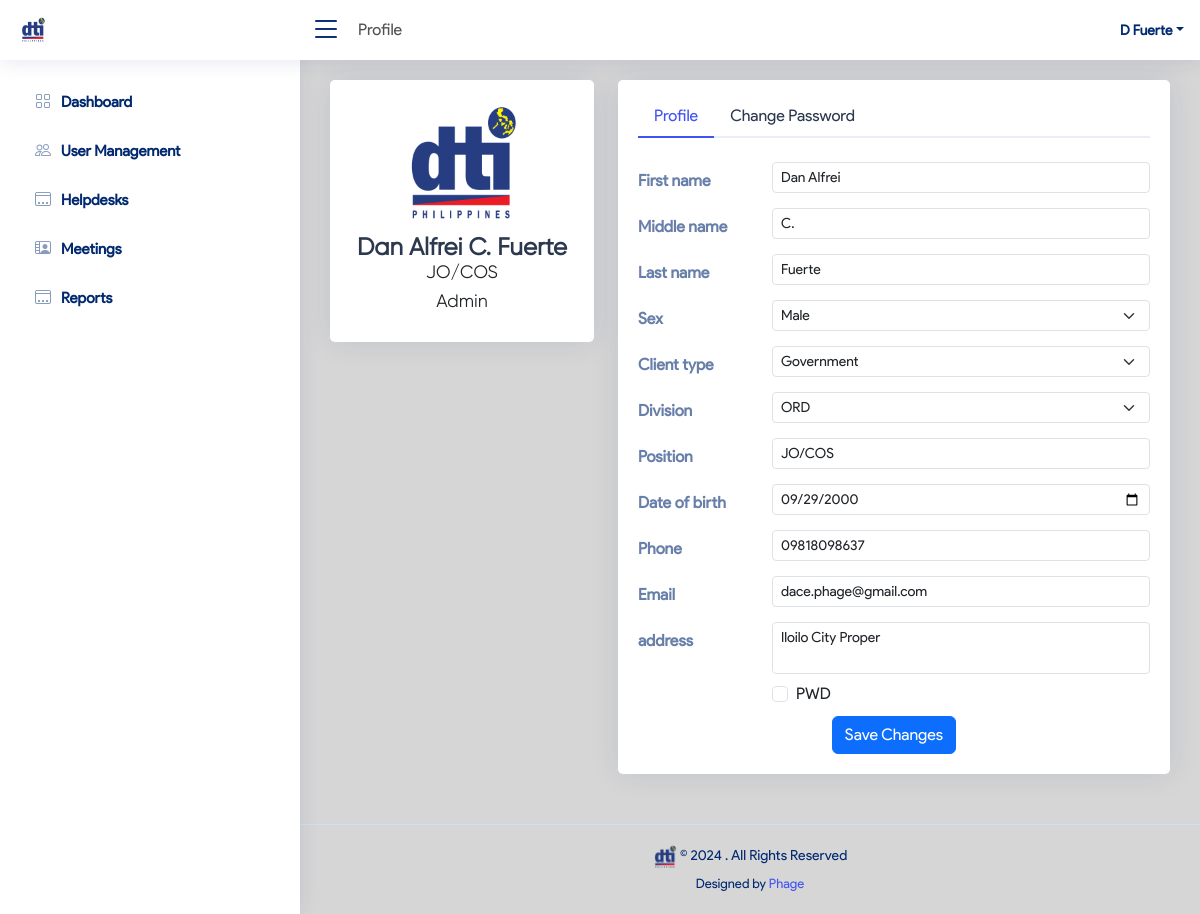
Page /profile.php (signed in) on the committed database.
### tables this page shows
CREATE TABLE `users` (
  `id` int NOT NULL AUTO_INCREMENT,
  `id_number` varchar(150) DEFAULT NULL,
  `first_name` varchar(150) DEFAULT NULL,
  `middle_name` varchar(150) DEFAULT NULL,
  `last_name` varchar(150) DEFAULT NULL,
  `position` varchar(150) DEFAULT NULL,
  `division_id` int DEFAULT NULL,
  `client_type_id` int DEFAULT '3',
  `date_birth` date DEFAULT NULL,
  `sex` enum('Male','Female') DEFAULT NULL,
  `pwd` tinyint DEFAULT '0',
  `phone` varchar(150) DEFAULT NULL,
  `email` varchar(150) DEFAULT NULL,
  `address` varchar(150) DEFAULT NULL,
  `username` varchar(150) DEFAULT NULL,
  `password` varchar(255) DEFAULT NULL,
  `temp_password` varchar(255) DEFAULT NULL,
  `temp_password_exp` timestamp NULL DEFAULT NULL,
  `active` tinyint DEFAULT '1',
  `role_id` int DEFAULT '4',
  `created_at` timestamp NULL DEFAULT CURRENT_TIMESTAMP,
  `updated_at` timestamp NULL DEFAULT CURRENT_TIMESTAMP ON UPDATE CURRENT_TIMESTAMP,
  PRIMARY KEY (`id`),
  UNIQUE KEY `id_UNIQUE` (`id`),
  KEY `fk_users_divisions1_idx` (`division_id`),
  KEY `fk_users_roles1_idx` (`role_id`),
  KEY `fk_users_client_types1_idx` (`client_type_id`),
  CONSTRAINT `fk_users_client_types1` FOREIGN KEY (`client_type_id`) REFERENCES `client_types` (`id`) ON DELETE SET NULL ON UPDATE CASCADE,
  CONSTRAINT `fk_users_division` FOREIGN KEY (`division_id`) REFERENCES `divisions` (`id`) ON DELETE SET NULL ON UPDATE CASCADE,
  CONSTRAINT `fk_users_role` FOREIGN KEY (`role_id`) REFERENCES `roles` (`id`) ON DELETE SET NULL ON UPDATE CASCADE
);

CREATE TABLE `roles` (
  `id` int NOT NULL AUTO_INCREMENT,
  `role` varchar(150) DEFAULT NULL,
  `role_desc` text,
  PRIMARY KEY (`id`),
  UNIQUE KEY `id_UNIQUE` (`id`)
);

CREATE TABLE `client_types` (
  `id` int NOT NULL AUTO_INCREMENT,
  `client_type` varchar(150) DEFAULT NULL,
  `client_type_desc` text,
  PRIMARY KEY (`id`),
  UNIQUE KEY `id_UNIQUE` (`id`)
);

CREATE TABLE `divisions` (
  `id` int NOT NULL AUTO_INCREMENT,
  `division` varchar(150) DEFAULT NULL,
  `division_desc` text,
  PRIMARY KEY (`id`),
  UNIQUE KEY `id_UNIQUE` (`id`)
);

### assets/components/includes/session.php (called while the page is built, shortened)
<?php
require_once 'assets/components/includes/conn.php';
if ($protected == true) {
    if (isset($_SESSION['id'])) {
        $query = "SELECT *
        FROM users u
        LEFT JOIN divisions d ON u.division_id = d.id
        LEFT JOIN client_types ct ON u.client_type_id = ct.id
        LEFT JOIN roles r ON u.role_id = r.id
        WHERE u.id = ? AND u.active = 1";
        $result = $conn->execute_query($query, [$_SESSION['id']]);
        if ($result && $result->num_rows > 0) {
            $acc = $result->fetch_object();
        } else {
            header('Location: assets/components/includes/logout.php');
            exit();
        }
    } else {
        header('Location: login.php');
        exit();
    }
}

### profile.php (the view, shortened to what this page needs)
<?php $page = "Profile" ?>
<?php require_once "assets/components/templates/header.php"; ?>
<?php require_once "assets/components/templates/topbar.php"; ?>
<?php require_once "assets/components/templates/sidebar.php"; ?>
<main id="main" class="main">
  <section class="section profile">
    <div class="row">
      <div class="col-xl-4">
        <div class="card">
          <div class="card-body profile-card pt-4 d-flex flex-column align-items-center">
            <img src="assets\img\apple-touch-icon.png" alt="Profile">
            <h2>
              <?= $acc->first_name ?>
              <?= $acc->middle_name ?>
              <?= $acc->last_name ?>
            </h2>
            <h3>
              <?= $acc->position ?>
            </h3>
            <h3>
              <?= $acc->role ?>
            </h3>
          </div>
        </div>
      </div>
      <div class="col-xl-8">
        <div class="card">
          <div class="card-body pt-3">
            <ul class="nav nav-tabs nav-tabs-bordered">
              <li class="nav-item">
                <button class="nav-link active" data-bs-toggle="tab" data-bs-target="#profile-edit">Profile</button>
              </li>
              <li class="nav-item">
                <button class="nav-link" data-bs-toggle="tab" data-bs-target="#profile-change-password">Change
                  Password</button>
              </li>
            </ul>
            <div class="tab-content pt-2">
              <div class="tab-pane fade show active profile-edit pt-3" id="profile-edit">
                <form class="needs-validation">
                  <div class="row mb-2">
                    <label for="first_name" class="col-md-4 col-lg-3 col-form-label">First name</label>
                    <div class="col-md-8 col-lg-9">
                      <input name="first_name" type="text" class="form-control form-control-sm" id="first_name"
                        value="<?= $acc->first_name ?>">
                    </div>
                  </div>
                  <div class="row mb-2">
                    <label for="middle_name" class="col-md-4 col-lg-3 col-form-label">Middle name</label>
                    <div class="col-md-8 col-lg-9">
                      <input name="middle_name" type="text" class="form-control form-control-sm" id="middle_name"
                        value="<?= $acc->middle_name ?>">
                    </div>
                  </div>
                  <div class="row mb-2">
                    <label for="last_name" class="col-md-4 col-lg-3 col-form-label">Last name</label>
                    <div class="col-md-8 col-lg-9">
                      <input name="last_name" type="text" class="form-control form-control-sm" id="last_name"
                        value="<?= $acc->last_name ?>">
                    </div>
                  </div>
                  <div class="row mb-2">
                    <label for="sex" class="col-md-4 col-lg-3 col-form-label">Sex</label>
                    <div class="col-md-8 col-lg-9">
                      <select name="sex" type="text" class="form-select form-select-sm" id="sex">
                        <option value="Male">Male</option>
                      </select>
                    </div>
                  </div>
                  <div class="row mb-2">
                    <label for="client_type_id" class="col-md-4 col-lg-3 col-form-label">Client type</label>
                    <div class="col-md-8 col-lg-9">
                      <select name="client_type_id" type="text" class="form-select form-select-sm" id="client_type_id">
                        <?php
                        $query = $conn->query("SELECT * FROM client_types ORDER BY client_type");
                        while ($row = $query->fetch_object()) {
                          ?>
                          <option value="<?= $row->id ?>" <?= $acc->client_type_id == $row->id ? 'selected' : '' ?>>
                            <?= $row->client_type ?>
                          </option>
                          <?php
                        }
                        ?>
                      </select>
                    </div>
                  </div>
                  <div class="row mb-2">
                    <label for="division_id" class="col-md-4 col-lg-3 col-form-label">Division</label>
                    <div class="col-md-8 col-lg-9">
                      <select name="division_id" type="text" class="form-select form-select-sm" id="division_id">
                        <?php
                        $query = $conn->query("SELECT * FROM divisions ORDER BY division");
                        while ($row = $query->fetch_object()) {
                          ?>
                          <option value="<?= $row->id ?>" <?= $acc->division_id == $row->id ? 'selected' : '' ?>>
                            <?= $row->division ?>
                          </option>
                          <?php
                        }
                        ?>
                      </select>
                    </div>
                  </div>
                  <div class="row mb-2">
                    <label for="position" class="col-md-4 col-lg-3 col-form-label">Position</label>
                    <div class="col-md-8 col-lg-9">
                      <input name="position" type="text" class="form-control form-control-sm" id="position"
                        value="<?= $acc->position ?>">
                    </div>
                  </div>
                  <div class="row mb-2">
                    <label for="date_birth" class="col-md-4 col-lg-3 col-form-label">Date of birth</label>
                    <div class="col-md-8 col-lg-9">
                      <input name="date_birth" type="date" class="form-control form-control-sm" id="date_birth"
                        value="<?= $acc->date_birth ?>">
                    </div>
                  </div>
                  <div class="row mb-2">
                    <label for="phone" class="col-md-4 col-lg-3 col-form-label">Phone</label>
                    <div class="col-md-8 col-lg-9">
                      <input name="phone" type="text" class="form-control form-control-sm" id="phone"
                        value="<?= $acc->phone ?>">
                    </div>
                  </div>
                  <div class="row mb-2">
                    <label for="email" class="col-md-4 col-lg-3 col-form-label">Email</label>
                    <div class="col-md-8 col-lg-9">
                      <input name="email" type="email" class="form-control form-control-sm" id="email"
                        value="<?= $acc->email ?>">
                    </div>
                  </div>
                  <div class="row mb-2">
                    <label for="address" class="col-md-4 col-lg-3 col-form-label">address</label>
                    <div class="col-md-8 col-lg-9">
                      <textarea name="address" class="form-control form-control-sm"
                        id="address"><?= $acc->address ?></textarea>
                    </div>
                  </div>
                  <div class="row mb-2">
                    <label for="pwd" class="col-md-4 col-lg-3 col-form-label"></label>
                    <div class="col-md-8 col-lg-9">
                      <div class="form-check">
                        <input class="form-check-input form-check-sm" type="checkbox" value="" name="pwd" id="pwd"
                          <?= $acc->pwd ? 'checked' : '' ?> />
                        <span class="form-check-label" for="flexCheckDefault">
                          PWD
                        </span>
                      </div>
                    </div>
                  </div>
                  <div class="text-center">
                    <button type="submit" class="btn btn-primary">Save Changes</button>
                  </div>
                </form>
              </div>
            </div>
          </div>
        </div>
      </div>
    </div>
  </section>
</main>
<?php require_once "assets/components/templates/footer.php"; ?>

### assets/components/templates/topbar.php (shortened to what this page needs)
<header id="header" class="header fixed-top d-flex align-items-center">
    <div class="d-flex align-items-center justify-content-between">
        <a href="#DTI6-MIS" class="logo d-flex align-items-center">
            <img src="assets/img/logo.png" alt="">
        </a>
        <i class="bi bi-list toggle-sidebar-btn"></i>
    </div>
    <div class="p-3">
        <?= $page ?>
    </div>
    <nav class="header-nav ms-auto">
        <ul class="d-flex align-items-center">
            <li class="nav-item dropdown pe-3">
                <a class="nav-link nav-profile d-flex align-items-center pe-0" href="#" data-bs-toggle="dropdown">
                    <span class="d-block dropdown-toggle ps-2"><?= $acc->first_name[0] ?> <?= $acc->last_name ?></span>
                </a>
            </li>
        </ul>
    </nav>
</header>

### assets/css/style.css (style rules this page uses)
textarea { resize: none; }
:root { scroll-behavior: smooth; }
body { font-family: "Product Sans", sans-serif; background: #d6d6d6; color: #525252; }
a, #zoom-calendar a { color: #4154f1; text-decoration: none; cursor: pointer; }
h1, h2, h3, h4, h5, h6 { font-family: "Gilroy", sans-serif; }
#main { margin-top: 60px; padding: 20px 30px; transition: all 0.3s; }
.card { margin-bottom: 30px; border: none; border-radius: 5px; box-shadow: 0px 0 30px rgba(1, 41, 112, 0.1); }
.card-body { padding: 0 20px 20px 20px; }
.nav-tabs-bordered { border-bottom: 2px solid #ebeef4; }
.nav-tabs-bordered .nav-link { margin-bottom: -2px; border: none; color: #2c384e; }
.nav-tabs-bordered .nav-link.active { background-color: #fff; color: #4154f1; border-bottom: 2px solid #4154f1; }
.logo { line-height: 1; }
@media (min-width: 1200px) { .logo { width: 280px; } }
.logo img { max-height: 26px; margin-right: 6px; }
.header { transition: all 0.5s; z-index: 997; height: 60px; box-shadow: 0px 2px 20px rgba(1, 41, 112, 0.1); background-color: #fff; padding-left: 20px; }
.header .toggle-sidebar-btn { font-size: 32px; padding-left: 10px; cursor: pointer; color: #012970; }
.header-nav ul { list-style: none; }
.header-nav > ul { margin: 0; padding: 0; }
.header-nav .nav-profile { color: #012970; }
.header-nav .nav-profile span { font-size: 14px; font-weight: 600; }
@media (min-width: 1200px) { #main, #footer { margin-left: 300px; } }
.profile .profile-card img { max-width: 120px; }
.profile .profile-card h2 { font-size: 24px; font-weight: 700; color: #2c384e; margin: 10px 0 0 0; }
.profile .profile-card h3 { font-size: 18px; }
.profile .profile-edit label { font-weight: 600; color: rgba(1, 41, 112, 0.6); }

### rows in the picture
users: first_name "D", last_name "Fuerte", first_name "Dan Alfrei", middle_name "C.", position "JO/COS", role.role "Admin", client_type_id "Government", division_id "ORD", date_birth "09/29/2000", phone "09818098637", email "dace.phage@gmail.com", address "Iloilo City Proper"

### other values in the picture
$page "Profile"
